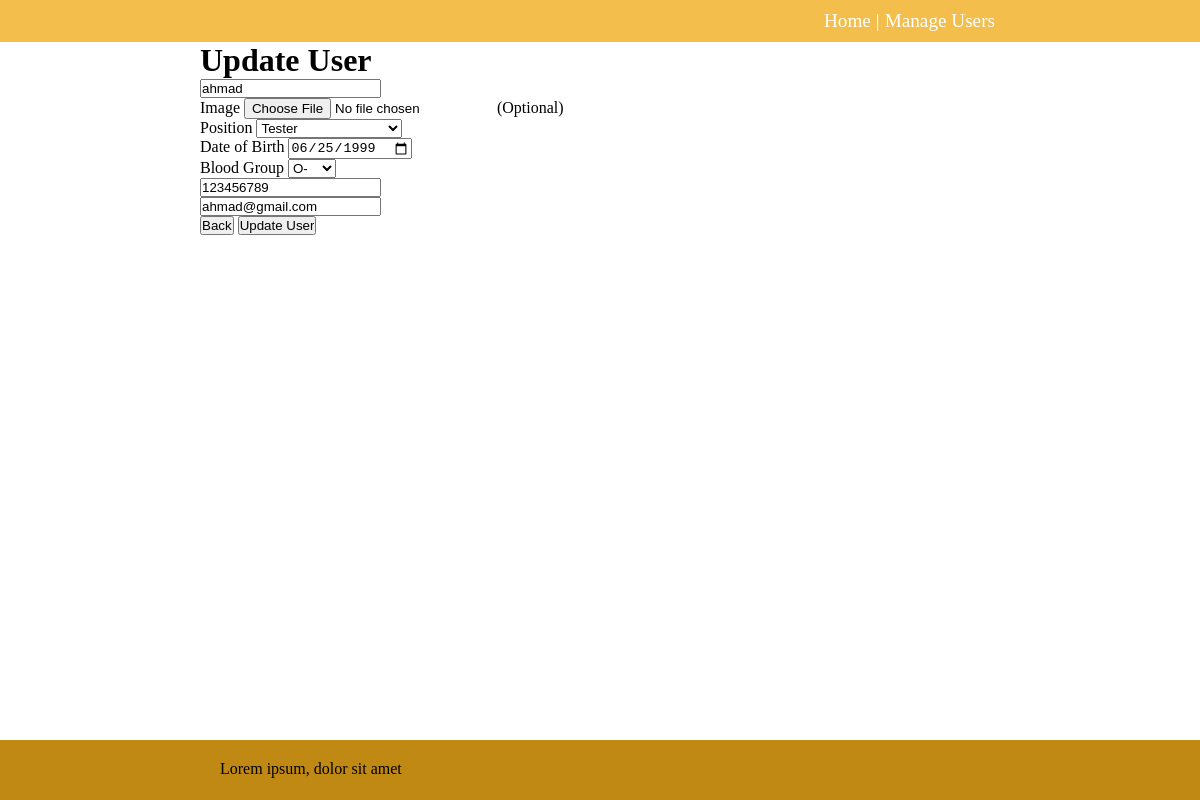
The page /update/1 on the database as committed earlier.
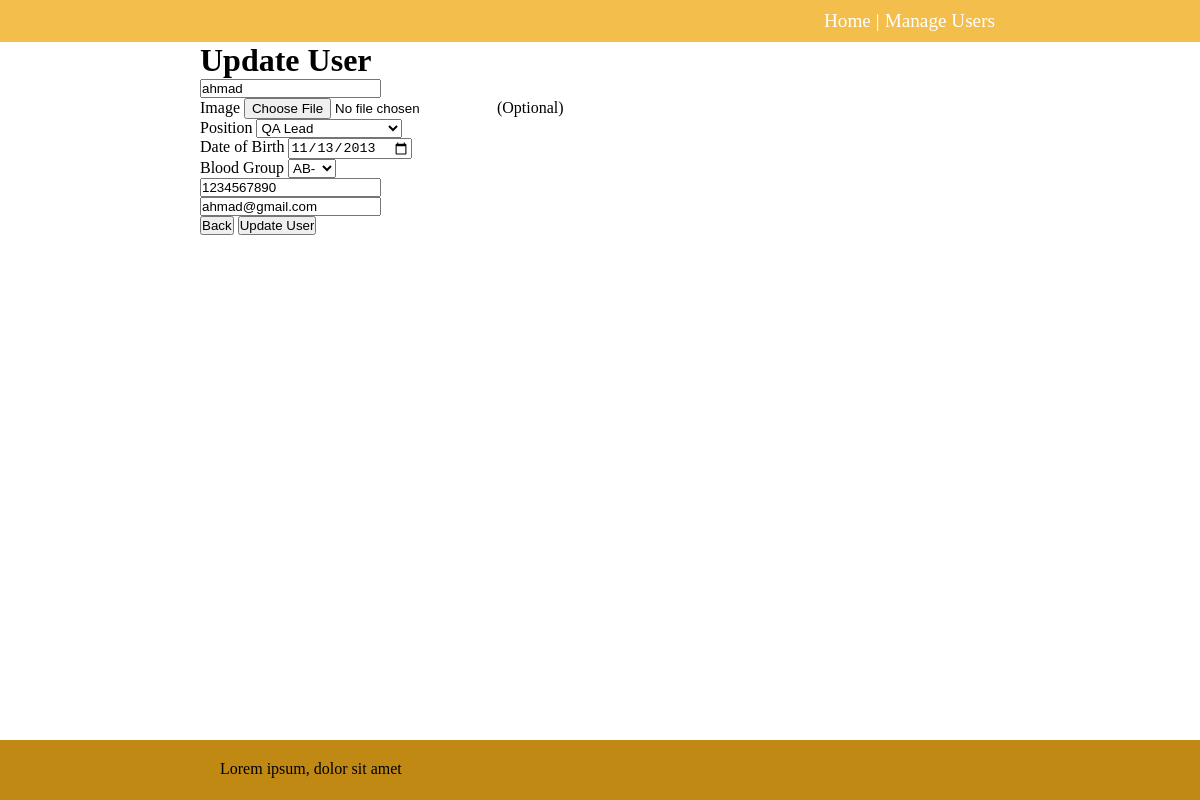
The same page on the database as committed later.
### app.py (models this page shows, shortened)
class User(db.Model):
    id = db.Column(db.Integer, primary_key = True)
    name = db.Column(db.String(50), nullable = False)
    pic = db.Column(db.Text, unique = True, nullable = False)
    mimetype = db.Column(db.Text, nullable = False)
    position = db.Column(db.String(50), nullable = False)
    date_of_birth = db.Column(db.Date, nullable = False)
    blood_group = db.Column(db.String(50), nullable = False)
    phone = db.Column(db.String(50), nullable = False)
    email = db.Column(db.String(80), nullable = False)

### app.py (the view)
@app.route("/update/<int:id>",methods=['GET','POST'])
def update(id):
    user = User.query.get_or_404(id)
    if request.method == "POST":
        user.name = request.form['username']
        pic = request.files['pic']
        if pic:
            user.filename = secure_filename(pic.filename)
            user.mimetype = pic.mimetype
            user.pic = pic.read()
        user.position = request.form['position']
        dob = request.form['DOB'].split("-")
        user.date_of_birth = date(int(dob[0]), int(dob[1]), int(dob[2]))
        user.blood_group = request.form['blood_group']
        user.phone = request.form['phone']
        user.email = request.form['email']
        try:
            db.session.commit()
            return redirect("/users")
        except exc.IntegrityError:
            db.session.rollback()
            return f"The image was already associated with other user"
        except:
            return "There was a problem updating a user..."
    else:
        return render_template("update.html",user = user)

### templates/update.html (shortened to what this page needs)
{% extends 'base.html' %}
{% block body %}
<h1>Update User</h1>
<form action="{{ url_for('update',id = user.id) }}" enctype="multipart/form-data" method="POST">
    <input type="text" name="username" id="name" placeholder="Username" value={{ user.name }} required><br>
    <label for="pic">Image</label>
    <input type="file" name="pic" value="" accept="image/png, image/jpeg">(Optional)<br>
    <label for="position">Position</label>
    <select name="position" id="positions">
        <option value="QA Lead" {% if user.position == "QA Lead"%}selected{% endif %} >QA Lead</option>
        <option value="Tester" {% if user.position == "Tester"%}selected{% endif %} >Tester</option>
    </select> <br>
    <label for="DOB">Date of Birth</label>
    <input type="date" name="DOB" id="DOB" placeholder="Date of Birth" value={{ user.date_of_birth }} required><br>
    <label for="blood_group">Blood Group</label>
    <select name="blood_group" id="blood_group">
        <option value="O-" {% if user.blood_group == "O-"%}selected{% endif %} >O-</option>
        <option value="AB-" {% if user.blood_group == "AB-"%}selected{% endif %} >AB-</option>
    </select> <br>
    <input type="tel" name="phone" id="phone" placeholder="Phone" value={{ user.phone }} required><br>
    <input type="email" name="email" id="email" placeholder="Email" value={{ user.email }} required><br>
    <a href="{{ url_for('index') }}"><button>Back</button></a>
    <input type="submit" value="Update User">
</form>
{% endblock %}

Rows that differ between the two databases and show on the page:
changed User "ahmad": position "Tester" → "QA Lead"; DOB "06/25/1999" → "11/13/2013"; blood_group "O-" → "AB-"; phone "123456789" → "1234567890"
